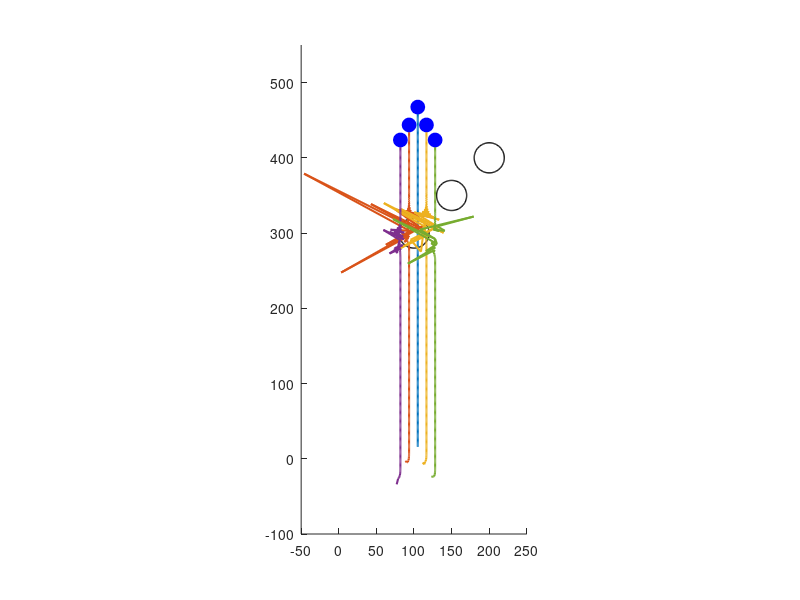

MATLAB code to generate this figure:
clc;
clear;
close all;

% Simulation parameters
dt = 0.1; % Time step [s]
T = 30; % Total simulation time [s]
times = 0:dt:T;

% Robot parameters
N = 5; % Number of robots
D = 3; % Collision avoidance distance [cm]
Do = 20; % Obstacle sensing range [cm]

% Control gains
kv = 4;
kvr = 10;
ko = 3000;
sigma = 49;
v_star = [0; 15];

% Formation reference points
r_star = [0, 20; -20/sqrt(3), 0; 20/sqrt(3), 0; -40/sqrt(3), -20; 40/sqrt(3), -20]';

% Initial states (x, y, theta)
states = [105, 16, pi/2;
          88.5, -3, pi/2;
          111.5, -5, pi/2;
          77, -34, pi/2;
          123.1, -24, pi/2]';

% Obstacle positions (Adjusted to higher positions)
obstacles = [100, 300;
             150, 350;
             200, 400]';
obstacle_radii = [20, 20, 20]; % Radii of obstacles

% Graph Laplacian matrix
L = [ 4, -1, -1, -1, -1;
     -1,  3, -1,  0, -1;
     -1, -1,  3, -1,  0;
     -1,  0, -1,  2,  0;
     -1, -1,  0,  0,  2];

% Initialize variables
x = states(1, :); % x positions
y = states(2, :); % y positions
trajectories = cell(1, N); % Store trajectories for plotting
for i = 1:N
    trajectories{i} = [x(i); y(i)];
end

% Simulation loop
for t_idx = 1:length(times)
    t = times(t_idx);

    % Compute control inputs for each robot
    u_total = zeros(2, N);
    for i = 1:N
        % Formation control using Laplacian
        for j = 1:N
            if L(i, j) ~= 0
                rij = [x(j) - x(i); y(j) - y(i)] - (r_star(:, j) - r_star(:, i));
                u_total(:, i) = u_total(:, i) - kv * L(i, j) * rij;
            end
        end

        % Obstacle avoidance
        for k = 1:size(obstacles, 2)
            ro = obstacles(:, k);
            roi = [ro(1) - x(i); ro(2) - y(i)];
            dist_o = norm(roi);

            if dist_o < Do
                u_total(:, i) = u_total(:, i) - ko * exp(-dist_o^2 / sigma) * (roi / dist_o);
            end
        end
    end

    % Update positions
    for i = 1:N
        if i == 1 % Leader moves upward at constant speed
            x(i) = x(i);
            y(i) = y(i) + v_star(2) * dt;
        else
            x(i) = x(i) + dt * u_total(1, i);
            y(i) = y(i) + dt * u_total(2, i);
        end

        % Store trajectory
        trajectories{i} = [trajectories{i}, [x(i); y(i)]];
    end

    % Plot the robots and obstacles
    clf;
    hold on;
    axis equal;
    xlim([-50, 250]);
    ylim([-100, 550]);

    % Plot obstacles
    for k = 1:size(obstacles, 2)
        viscircles(obstacles(:, k)', obstacle_radii(k), 'Color', 'k', 'LineWidth', 1);
    end

    % Plot trajectories
    for i = 1:N
        plot(trajectories{i}(1, :), trajectories{i}(2, :), 'LineWidth', 1.5);
        plot(x(i), y(i), 'bo', 'MarkerSize', 10, 'MarkerFaceColor', 'b');
    end

    pause(0.1);
end
